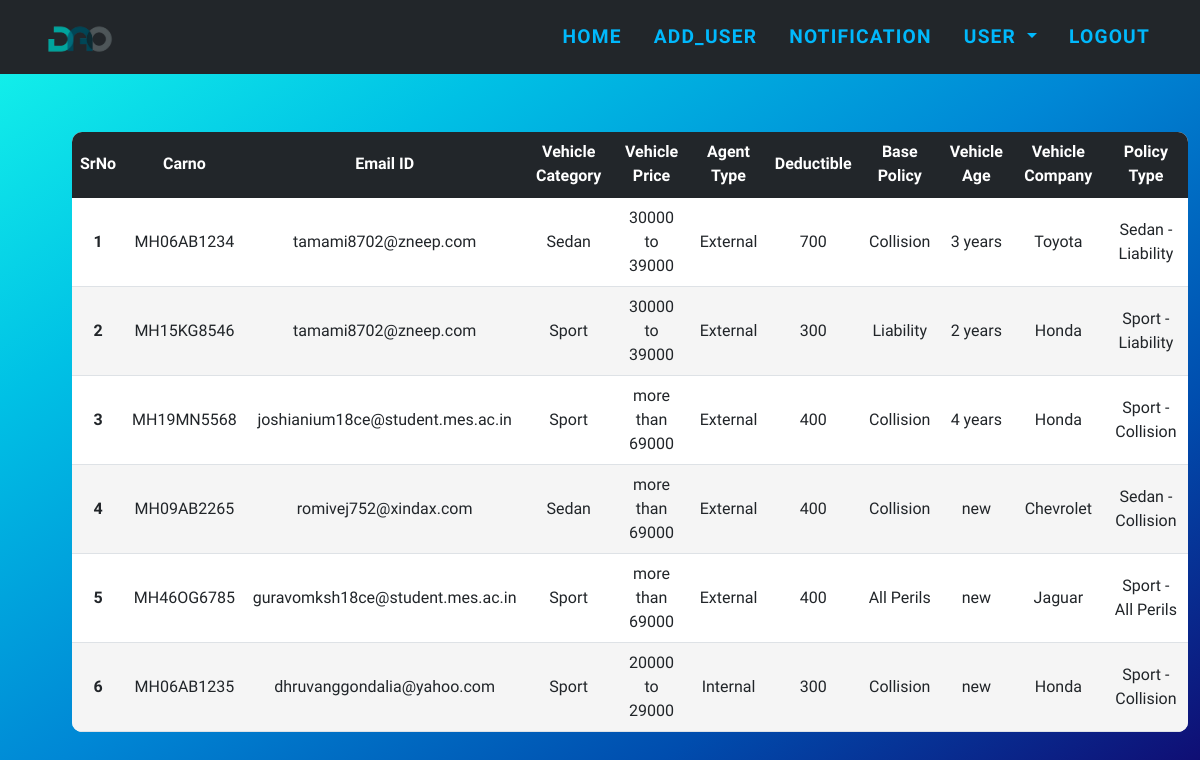
Page /adpolicy on the committed database.
### app.py (models this page shows)
class Policy(db.Model):
    no = db.Column(db.Integer, primary_key=True,autoincrement=True)
    carno=db.Column(db.String(12), nullable=False)
    email = db.Column(db.String(120), nullable=False)
    vcat=db.Column(db.String(20), nullable=False)
    vprice=db.Column(db.String(20), nullable=False)
    agtype=db.Column(db.String(20), nullable=False)
    deduct=db.Column(db.Integer, nullable=False)
    bpolicy=db.Column(db.String(20), nullable=False)
    vage=db.Column(db.String(20), nullable=False)
    make=db.Column(db.String(20), nullable=False)
    ptype=db.Column(db.String(20), nullable=False)

### app.py (the view)
@app.route("/adpolicy")
def admin_policy():
    q=Policy.query.all()
    return render_template("adpolicy.html",data=q)

### templates/adpolicy.html (shortened to what this page needs)
{% extends 'basead.html' %}
{% block body %}
{% if data|length == 0 %}
<h1 class="alert alert-primary">no policy to display</h1>
{% else %}
<div class="container" style="overflow-x: auto;  margin-left: 5%; margin-top:5%;">
  <div style="overflow-x: auto; ">
    <table class="table  table-hover" style="height: 500px;">
      <thead>
        <tr style="background-color: #22262a; color: white;">
          <th scope="col">SrNo</th>
          <th scope="col">Carno</th>
          <th scope="col">Email ID</th>
          <th scope="col">Vehicle Category</th>
          <th scope="col">Vehicle Price</th>
          <th scope="col">Agent Type</th>
          <th scope="col">Deductible</th>
          <th scope="col">Base Policy</th>
          <th scope="col">Vehicle Age</th>
          <th scope="col">Vehicle Company</th>
          <th scope="col">Policy Type</th>
        </tr>
      </thead>
      <tbody>
        {% for alldata in data %}
        <tr>
          <th scope="row">{{loop.index}}</th>
          <td>{{alldata.carno}}</td>
          <td>{{alldata.email}}</td>
          <td>{{alldata.vcat}}</td>
          <td>{{alldata.vprice}}</td>
          <td>{{alldata.agtype}}</td>
          <td>{{alldata.deduct}}</td>
          <td>{{alldata.bpolicy}}</td>
          <td>{{alldata.vage}}</td>
          <td>{{alldata.make}}</td>
          <td>{{alldata.ptype}}</td>
        </tr>
        {% endfor %}
      </tbody>
    </table>
  </div>
</div>
{% endif %}
{% endblock %}

### templates/basead.html (shortened to what this page needs)
<!DOCTYPE html>
<html lang="en">
<head>
    <link rel="stylesheet" href="{{url_for('static',filename='card.css')}}">
    <link href="https://cdn.jsdelivr.net/npm/bootstrap@5.1.3/dist/css/bootstrap.min.css" rel="stylesheet"
>
    <link href="{{url_for('static',filename='newhome.css')}}" rel="stylesheet" />
</head>
<body>
    <div class="container">
        <nav class="navbar navbar-expand-lg navbar-dark fixed-top" id="mainNav" style="    background-color: #22262a;
        padding-top: 14px;
        padding-bottom: 14px;">
            <div class="container">
                <a class="navbar-brand" href="#page-top"><img src="{{url_for('static',filename='Logo.png')}}" alt="..." /></a>
                <div class="collapse navbar-collapse" id="navbarResponsive">
                    <ul class="navbar-nav text-uppercase ms-auto py-4 py-lg-0">
                        <li class="nav-item">
                            <a class="nav-link" aria-current="page" href="/adsuc">Home</a>
                        </li>
                        <li class="nav-item">
                            <a class="nav-link" href="/adduser">Add_User</a>
                        </li>
                        <li class="nav-item">
                            <a class="nav-link" href="/notcontact">Notification</a>
                        </li>
                        <li class="nav-item dropdown">
                            <a class="nav-link dropdown-toggle" href="#" id="navbarDropdownMenuLink" role="button"
                                data-bs-toggle="dropdown" aria-expanded="false">
                                User
                            </a>
                        </li>
                        <li class="nav-item">
                            <a class="nav-link" href="/logout/ADMIN" class="btn btn-success" style="text-decoration: none;">Logout</a>
                        </li>
                    </ul>
                </div>
            </div>
        </nav>
    </div>
    <br><br><br>
    {% block body %}
    {% endblock body %}
</body>
</html>

### static/card.css (style rules this page uses)
* { font-family: 'Baloo Bhai 2', cursive; }
.nav-link { font-size: 25px; }

### templates/adpolicy.html (style rules this page uses)
body { background-image: linear-gradient(to right bottom, #16f8eb, #00c1e5, #0087d5, #004dae, #11076e); height: 100vh; }
table { background-color: lightgrey; border-collapse: collapse; background: #fff; border-radius: 10px; border-top-left-radius: 10px; border-top-right-radius: 10px; border-bottom-right-radius: 10px; border-bottom-left-radius: 10px; overflow: hidden; width: 100%; margin: auto; position: relative; }
td, th { text-align: center; vertical-align: middle; }
tr:nth-child(even) { background-color: #f5f5f5; }

### rows in the picture
Policy: carno "MH06AB1234", email "tamami8702@zneep.com", vcat "Sedan", vprice "30000 to 39000", agtype "External", deduct "700", bpolicy "Collision", vage "3 years", make "Toyota", ptype "Sedan - Liability"
Policy: carno "MH15KG8546", email "tamami8702@zneep.com", vcat "Sport", vprice "30000 to 39000", agtype "External", deduct "300", bpolicy "Liability", vage "2 years", make "Honda", ptype "Sport - Liability"
Policy: carno "MH19MN5568", email "joshianium18ce@student.mes.ac.in", vcat "Sport", vprice "more than 69000", agtype "External", deduct "400", bpolicy "Collision", vage "4 years", make "Honda", ptype "Sport - Collision"
Policy: carno "MH09AB2265", email "romivej752@xindax.com", vcat "Sedan", vprice "more than 69000", agtype "External", deduct "400", bpolicy "Collision", vage "new", make "Chevrolet", ptype "Sedan - Collision"
Policy: carno "MH46OG6785", email "guravomksh18ce@student.mes.ac.in", vcat "Sport", vprice "more than 69000", agtype "External", deduct "400", bpolicy "All Perils", vage "new", make "Jaguar", ptype "Sport - All Perils"
Policy: carno "MH06AB1235", email "dhruvanggondalia@yahoo.com", vcat "Sport", vprice "20000 to 29000", agtype "Internal", deduct "300", bpolicy "Collision", vage "new", make "Honda", ptype "Sport - Collision"
